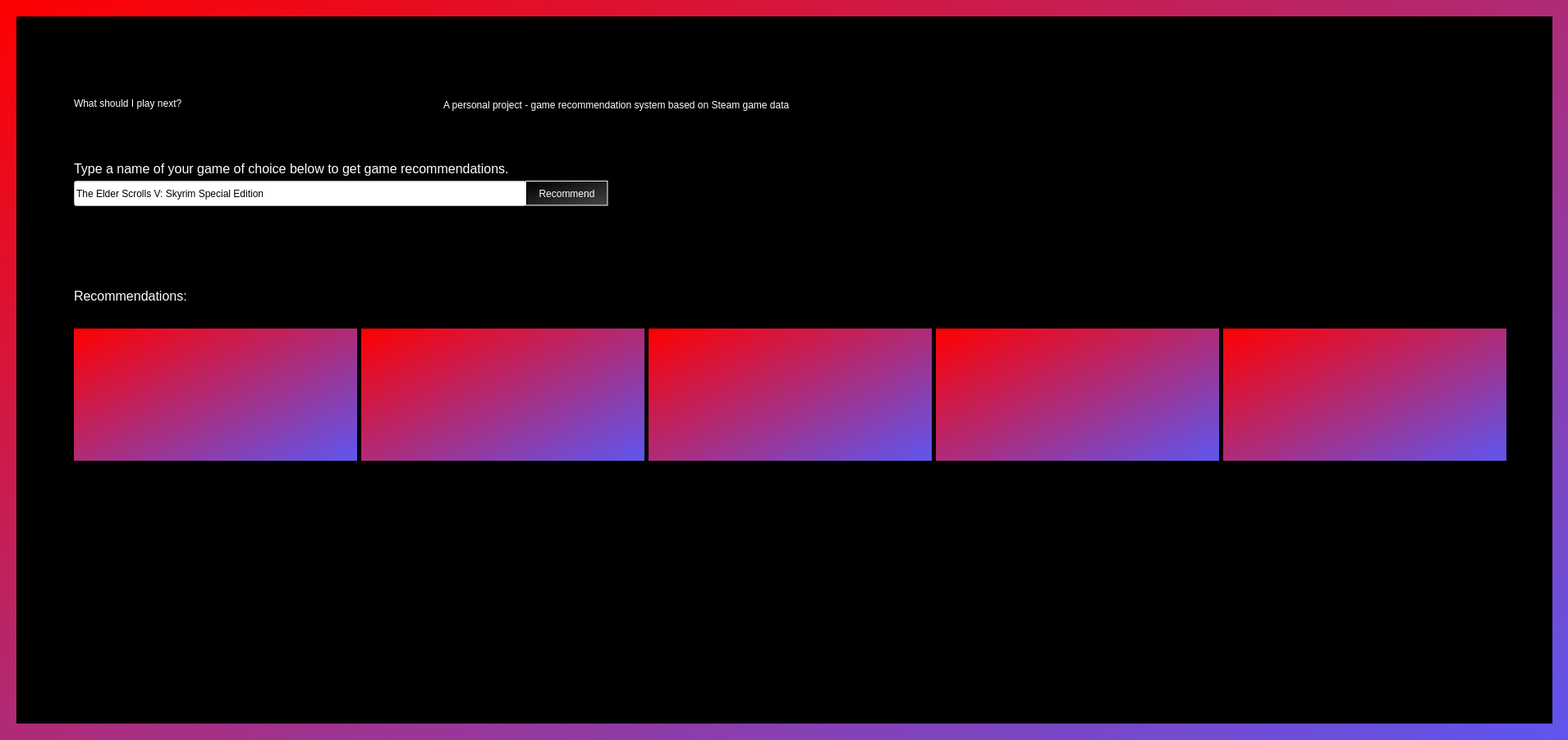
<?xml version="1.0" encoding="UTF-8"?>
<ui version="4.0">
 <class>MainWindow</class>
 <widget class="QMainWindow" name="MainWindow">
  <property name="geometry">
   <rect>
    <x>0</x>
    <y>0</y>
    <width>1910</width>
    <height>901</height>
   </rect>
  </property>
  <property name="windowTitle">
   <string>MainWindow</string>
  </property>
  <property name="styleSheet">
   <string notr="true">background-color: qlineargradient(spread:pad, x1:0, y1:0.505682, x2:1, y2:1, stop:0 rgba(75, 237, 220, 255), stop:1 rgba(94, 86, 239, 255));

background-color: qlineargradient(spread:pad, x1:0, y1:0, x2:1, y2:1, stop:0 rgba(255, 0, 0, 255), stop:1 rgba(94, 86, 239, 255));


</string>
  </property>
  <widget class="QWidget" name="centralwidget">
   <widget class="QLabel" name="label_image_background">
    <property name="geometry">
     <rect>
      <x>20</x>
      <y>20</y>
      <width>1871</width>
      <height>861</height>
     </rect>
    </property>
    <property name="styleSheet">
     <string notr="true">background-color: rgb(0, 0, 0);</string>
    </property>
    <property name="text">
     <string/>
    </property>
    <property name="scaledContents">
     <bool>true</bool>
    </property>
   </widget>
   <widget class="QLabel" name="label_title">
    <property name="geometry">
     <rect>
      <x>90</x>
      <y>50</y>
      <width>461</width>
      <height>151</height>
     </rect>
    </property>
    <property name="styleSheet">
     <string notr="true">font: 700 35pt &quot;Bahnschrift SemiCondensed&quot;;
color: rgb(255, 255, 255);
background-color: rgb(255, 255, 255);
background-color: rgb(109, 78, 217);
background-color: rgb(0, 0, 0);
background-color: rgba(0, 0, 0, 0);</string>
    </property>
    <property name="text">
     <string>What should I play next?</string>
    </property>
   </widget>
   <widget class="QLineEdit" name="line_edit">
    <property name="geometry">
     <rect>
      <x>90</x>
      <y>220</y>
      <width>551</width>
      <height>31</height>
     </rect>
    </property>
    <property name="styleSheet">
     <string notr="true">background-color: rgb(255, 255, 255);
font: 14pt &quot;Segoe UI&quot;;</string>
    </property>
    <property name="text">
     <string>The Elder Scrolls V: Skyrim Special Edition</string>
    </property>
   </widget>
   <widget class="QLabel" name="label_instructions">
    <property name="geometry">
     <rect>
      <x>90</x>
      <y>190</y>
      <width>911</width>
      <height>31</height>
     </rect>
    </property>
    <property name="styleSheet">
     <string notr="true">color: rgb(255, 255, 255);
background-color: rgb(0, 0, 0);
background-color: rgba(0, 0, 0, 0);</string>
    </property>
    <property name="text">
     <string>&lt;html&gt;&lt;head/&gt;&lt;body&gt;&lt;p&gt;&lt;span style=&quot; font-size:12pt;&quot;&gt;Type a name of your game of choice below to get game recommendations.&lt;/span&gt;&lt;/p&gt;&lt;/body&gt;&lt;/html&gt;</string>
    </property>
   </widget>
   <widget class="QLabel" name="label_info_recommendations">
    <property name="geometry">
     <rect>
      <x>90</x>
      <y>350</y>
      <width>171</width>
      <height>21</height>
     </rect>
    </property>
    <property name="styleSheet">
     <string notr="true">background-color: rgb(0, 0, 0);
color: rgb(255, 255, 255);
background-color: rgba(0, 0, 0, 0);</string>
    </property>
    <property name="text">
     <string>&lt;html&gt;&lt;head/&gt;&lt;body&gt;&lt;p&gt;&lt;span style=&quot; font-size:12pt;&quot;&gt;Recommendations:&lt;/span&gt;&lt;/p&gt;&lt;/body&gt;&lt;/html&gt;</string>
    </property>
   </widget>
   <widget class="QLabel" name="label_project_description">
    <property name="geometry">
     <rect>
      <x>540</x>
      <y>120</y>
      <width>481</width>
      <height>16</height>
     </rect>
    </property>
    <property name="styleSheet">
     <string notr="true">color: rgb(255, 255, 255);
background-color: rgb(0, 0, 0);
background-color: rgba(0, 0, 0, 0);</string>
    </property>
    <property name="text">
     <string>A personal project - game recommendation system based on Steam game data</string>
    </property>
   </widget>
   <widget class="QPushButton" name="button_recommend">
    <property name="geometry">
     <rect>
      <x>640</x>
      <y>220</y>
      <width>101</width>
      <height>31</height>
     </rect>
    </property>
    <property name="styleSheet">
     <string notr="true">color: rgb(255, 255, 255);
background-color: qlineargradient(spread:pad, x1:0, y1:0, x2:1, y2:1, stop:0 rgba(215, 21, 59, 255), stop:1 rgba(164, 49, 136, 255));
font: 12pt &quot;Segoe UI&quot;;
background-color: rgb(0, 0, 0);
background-color: qlineargradient(spread:pad, x1:0.222, y1:0.227273, x2:1, y2:1, stop:0 rgba(0, 0, 0, 255), stop:1 rgba(255, 255, 255, 255));
background-color: qlineargradient(spread:pad, x1:0, y1:0, x2:1, y2:1, stop:0 rgba(0, 0, 0, 255), stop:1 rgba(66, 66, 66, 255));</string>
    </property>
    <property name="text">
     <string>Recommend</string>
    </property>
   </widget>
   <widget class="QLabel" name="label_black_transparent_background">
    <property name="geometry">
     <rect>
      <x>20</x>
      <y>20</y>
      <width>1871</width>
      <height>861</height>
     </rect>
    </property>
    <property name="styleSheet">
     <string notr="true">background-color: rgb(0, 0, 0);
background-color: rgba(0, 0, 0, 220);</string>
    </property>
    <property name="text">
     <string/>
    </property>
    <property name="scaledContents">
     <bool>false</bool>
    </property>
   </widget>
   <widget class="QLabel" name="label_game1_title">
    <property name="geometry">
     <rect>
      <x>90</x>
      <y>570</y>
      <width>345</width>
      <height>56</height>
     </rect>
    </property>
    <property name="styleSheet">
     <string notr="true">color: rgb(255, 255, 255);
background-color: rgba(255, 255, 255, 0);</string>
    </property>
    <property name="text">
     <string/>
    </property>
   </widget>
   <widget class="QLabel" name="label_game2_title">
    <property name="geometry">
     <rect>
      <x>440</x>
      <y>570</y>
      <width>345</width>
      <height>56</height>
     </rect>
    </property>
    <property name="styleSheet">
     <string notr="true">color: rgb(255, 255, 255);
background-color: rgba(255, 255, 255, 0);</string>
    </property>
    <property name="text">
     <string/>
    </property>
   </widget>
   <widget class="QLabel" name="label_game3_title">
    <property name="geometry">
     <rect>
      <x>790</x>
      <y>570</y>
      <width>345</width>
      <height>56</height>
     </rect>
    </property>
    <property name="styleSheet">
     <string notr="true">color: rgb(255, 255, 255);
background-color: rgba(255, 255, 255, 0);</string>
    </property>
    <property name="text">
     <string/>
    </property>
   </widget>
   <widget class="QLabel" name="label_game4_title">
    <property name="geometry">
     <rect>
      <x>1140</x>
      <y>570</y>
      <width>345</width>
      <height>56</height>
     </rect>
    </property>
    <property name="styleSheet">
     <string notr="true">color: rgb(255, 255, 255);
background-color: rgba(255, 255, 255, 0);</string>
    </property>
    <property name="text">
     <string/>
    </property>
   </widget>
   <widget class="QLabel" name="label_game5_title">
    <property name="geometry">
     <rect>
      <x>1490</x>
      <y>570</y>
      <width>345</width>
      <height>56</height>
     </rect>
    </property>
    <property name="styleSheet">
     <string notr="true">color: rgb(255, 255, 255);
background-color: rgba(255, 255, 255, 0);</string>
    </property>
    <property name="text">
     <string/>
    </property>
   </widget>
   <widget class="QLabel" name="label_game1_thumbnail">
    <property name="geometry">
     <rect>
      <x>90</x>
      <y>400</y>
      <width>345</width>
      <height>161</height>
     </rect>
    </property>
    <property name="styleSheet">
     <string notr="true"/>
    </property>
    <property name="text">
     <string/>
    </property>
   </widget>
   <widget class="QLabel" name="label_game3_thumbnail">
    <property name="geometry">
     <rect>
      <x>790</x>
      <y>400</y>
      <width>345</width>
      <height>161</height>
     </rect>
    </property>
    <property name="styleSheet">
     <string notr="true"/>
    </property>
    <property name="text">
     <string/>
    </property>
   </widget>
   <widget class="QLabel" name="label_game2_thumbnail">
    <property name="geometry">
     <rect>
      <x>440</x>
      <y>400</y>
      <width>345</width>
      <height>161</height>
     </rect>
    </property>
    <property name="styleSheet">
     <string notr="true"/>
    </property>
    <property name="text">
     <string/>
    </property>
   </widget>
   <widget class="QLabel" name="label_game4_thumbnail">
    <property name="geometry">
     <rect>
      <x>1140</x>
      <y>400</y>
      <width>345</width>
      <height>161</height>
     </rect>
    </property>
    <property name="styleSheet">
     <string notr="true"/>
    </property>
    <property name="text">
     <string/>
    </property>
   </widget>
   <widget class="QLabel" name="label_game5_thumbnail">
    <property name="geometry">
     <rect>
      <x>1490</x>
      <y>400</y>
      <width>345</width>
      <height>161</height>
     </rect>
    </property>
    <property name="styleSheet">
     <string notr="true"/>
    </property>
    <property name="text">
     <string/>
    </property>
   </widget>
   <widget class="QLabel" name="label_game1_link">
    <property name="geometry">
     <rect>
      <x>90</x>
      <y>635</y>
      <width>120</width>
      <height>56</height>
     </rect>
    </property>
    <property name="styleSheet">
     <string notr="true">color: rgb(255, 255, 255);
background-color: rgb(0, 0, 0);</string>
    </property>
    <property name="text">
     <string/>
    </property>
   </widget>
   <widget class="QLabel" name="label_game2_link">
    <property name="geometry">
     <rect>
      <x>440</x>
      <y>635</y>
      <width>120</width>
      <height>56</height>
     </rect>
    </property>
    <property name="styleSheet">
     <string notr="true">color: rgb(255, 255, 255);
background-color: rgb(0, 0, 0);</string>
    </property>
    <property name="text">
     <string/>
    </property>
   </widget>
   <widget class="QLabel" name="label_game3_link">
    <property name="geometry">
     <rect>
      <x>790</x>
      <y>635</y>
      <width>120</width>
      <height>56</height>
     </rect>
    </property>
    <property name="styleSheet">
     <string notr="true">color: rgb(255, 255, 255);
background-color: rgb(0, 0, 0);</string>
    </property>
    <property name="text">
     <string/>
    </property>
   </widget>
   <widget class="QLabel" name="label_game4_link">
    <property name="geometry">
     <rect>
      <x>1140</x>
      <y>635</y>
      <width>120</width>
      <height>56</height>
     </rect>
    </property>
    <property name="styleSheet">
     <string notr="true">color: rgb(255, 255, 255);
background-color: rgb(0, 0, 0);</string>
    </property>
    <property name="text">
     <string/>
    </property>
   </widget>
   <widget class="QLabel" name="label_game5_link">
    <property name="geometry">
     <rect>
      <x>1490</x>
      <y>635</y>
      <width>120</width>
      <height>56</height>
     </rect>
    </property>
    <property name="styleSheet">
     <string notr="true">color: rgb(255, 255, 255);
background-color: rgb(0, 0, 0);</string>
    </property>
    <property name="text">
     <string/>
    </property>
   </widget>
   <zorder>label_image_background</zorder>
   <zorder>label_black_transparent_background</zorder>
   <zorder>label_info_recommendations</zorder>
   <zorder>line_edit</zorder>
   <zorder>button_recommend</zorder>
   <zorder>label_instructions</zorder>
   <zorder>label_project_description</zorder>
   <zorder>label_title</zorder>
   <zorder>label_game1_title</zorder>
   <zorder>label_game2_title</zorder>
   <zorder>label_game3_title</zorder>
   <zorder>label_game4_title</zorder>
   <zorder>label_game5_title</zorder>
   <zorder>label_game1_thumbnail</zorder>
   <zorder>label_game3_thumbnail</zorder>
   <zorder>label_game2_thumbnail</zorder>
   <zorder>label_game4_thumbnail</zorder>
   <zorder>label_game5_thumbnail</zorder>
   <zorder>label_game1_link</zorder>
   <zorder>label_game2_link</zorder>
   <zorder>label_game3_link</zorder>
   <zorder>label_game4_link</zorder>
   <zorder>label_game5_link</zorder>
  </widget>
 </widget>
 <resources/>
 <connections/>
</ui>
